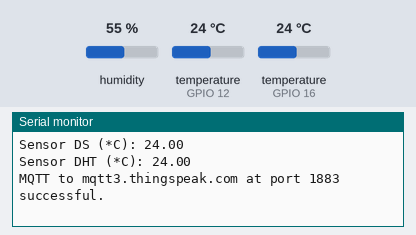
Recording of a sketch running on a simulated ESP32. Parts: the last lines printed to the serial monitor. The inputs (shaded band) are chosen by the test bench; at power-on: temperature (sensors on GPIO 12, GPIO 16) 24 °C, humidity 55 %. WiFi joins after 1.5 s; servers stay silent unless stated; no MQTT or app messages arrive unless stated.

Above: at 6.2 s.
6.3 s: temperature (sensor on GPIO 12) set to 12 °C
At 11.4 s:
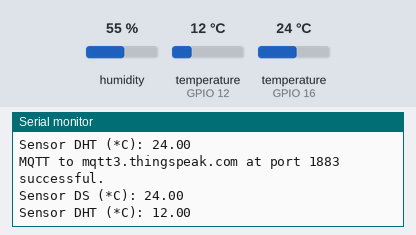
11.9 s: temperature (sensor on GPIO 16) set to 12 °C
At 15.8 s:
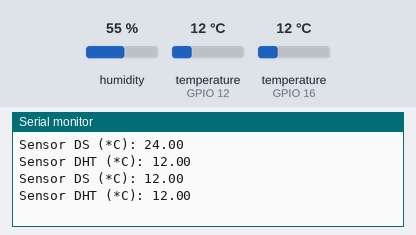
17.5 s: temperature (sensor on GPIO 12) set to 19 °C
At 21.4 s:
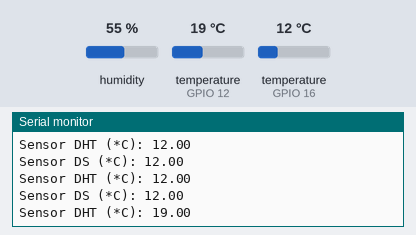
23.1 s: temperature (sensor on GPIO 16) set to 19 °C
At 25.9 s:
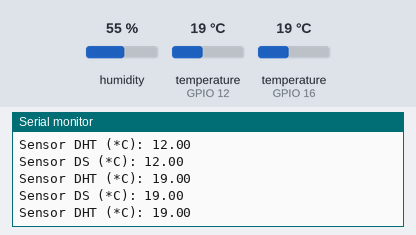
Timing chart, 0 to 27.4 s (numbered marks = the images above; inputs shaded):
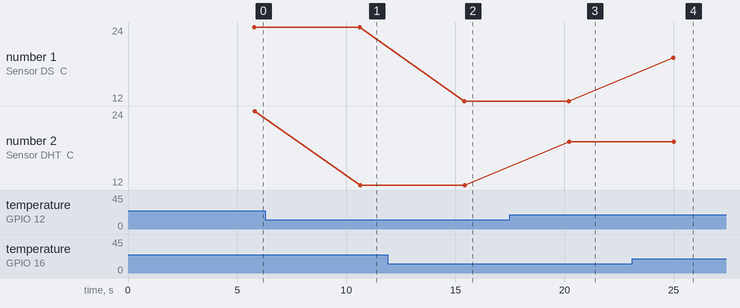

The sketch:

2.Thingspeak_MQTT_Loesung.ino
```cpp
#include <DHT.h>
#include <OneWire.h>
#include <DallasTemperature.h>
#include <WiFi.h>
#include <ThingSpeak.h>
#include <PubSubClient.h>                 //hier muss eine Bibliothek für MQTT eingebunden werden

#define DHT_PIN 12
#define ONE_WIRE_BUS 16
#define DHTTYPE DHT11

// uncomment to enable LCD-Display
// #define LCD_DISPLAY

// uncomment to subscribe MQTT-Channel (to get a message in Serial via subscription after publishing to a topic)
// #define MQTT_SUBSCRIBE

DHT dht(DHT_PIN, DHTTYPE);

#ifdef LCD_DISPLAY
  #include <LiquidCrystal_I2C.h>
  LiquidCrystal_I2C lcd (0x27, 16,2);
#endif

OneWire oneWire(ONE_WIRE_BUS);
DallasTemperature sensors(&oneWire);

// WLAN-Zugansdaten
const char* ssid = "AUSFUELLEN";
const char* password = "AUSFUELLEN";

WiFiClient wifiClient;
PubSubClient client(wifiClient);           //MQTT-Client erzeugen

const char* MQTT_SERVER = "mqtt3.thingspeak.com";
const long MQTT_PORT = 1883;

const long THINGSPEAK_CHANNEL = 490422;
const char MQTT_USERNAME[] = "AUSFUELLEN";
const char MQTT_PASSWORD[] = "AUSFUELLEN";
const char MQTT_CLIENTID[] = "AUSFUELLEN";


//globale Variablen zur Zeitmessung
unsigned long lastConnectionTime = 0;
const unsigned long postingInterval = 20L * 1000L; // Post data every 20 seconds.
long lastPublishMillis = 0;
int connectionDelay = 1;
int updateInterval = 15;

void setup(void){
  Serial.begin(115200);
  dht.begin();              // init DHT sensor
  sensors.begin();          // init DS18B20 sensors on OneWire bus
#ifdef LCD_DISPLAY
  lcd.init();               // init lcd1602 on I2C bus
  lcd.backlight();          // backlight on
#endif
  connectWiFi();

  //MQTT-Client wird initialisiert
  client.setServer( MQTT_SERVER, MQTT_PORT );
  client.setCallback( mqttSubscriptionCallback );
  client.setBufferSize( 2048 );

}

//hier wird wird der ESP mit dem WLAN verbunden
void connectWiFi(){
  WiFi.mode(WIFI_STA);
  Serial.print("Connecting to " + String(ssid));
  while(WiFi.status() != WL_CONNECTED){
    Serial.print(".");
    WiFi.begin(ssid, password);
    delay(5000);
  }
  Serial.print("IP address: ");
  Serial.println(WiFi.localIP());
}

void loop(void){

  //lcd.clear();

  // Temperatur aus dem BUS auslesen
  sensors.requestTemperatures();
  float tmpD = sensors.getTempCByIndex(0);
  String tmpDS = String(tmpD);
  Serial.print("Sensor DS (*C): ");
  Serial.println(tmpDS);

#ifdef LCD_DISPLAY
  lcd.setCursor(0,0);
  lcd.print("DS: " + tmpDS);
#endif

  //Temperatur des DHT11 auslesen
  float tmp = dht.readTemperature();
  String tmpDHT = "0";
  if (!isnan(tmp)) {
    tmpDHT = tmp;
  }
  Serial.print("Sensor DHT (*C): ");
  Serial.println(tmpDHT);
#ifdef LCD_DISPLAY
  lcd.setCursor(0,1);
  lcd.print("DHT: " + tmpDHT + "        ");
#endif

  //verbinden, falls noch nicht geschehen
  if (WiFi.status() != WL_CONNECTED) {
      connectWiFi();
  }
  if (!client.connected()) {
     mqttConnect();
#ifdef MQTT_SUBSCRIBE
     mqttSubscribe(THINGSPEAK_CHANNEL);
#endif
  }
  client.loop();
  // Update ThingSpeak channel periodically. The update results in the message to the subscriber.
  mqttPublish(THINGSPEAK_CHANNEL, (String("field1=" + String(tmp) + "&field2=" + String(tmpD) )));

  delay(4000);
}

void mqttConnect(){
  /*hier soll sich der ESP mit dem Thingspeak-MQTT Broker verbinden.
  bitte hier eine Schleife verwenden, damit eine Verbindung garantiert wird*/
  while ( !client.connected() ){
    // Connect to the MQTT broker.
    if ( client.connect( MQTT_CLIENTID, MQTT_USERNAME, MQTT_PASSWORD ) ) {
      Serial.print( "MQTT to " );
      Serial.print( MQTT_SERVER );
      Serial.print (" at port ");
      Serial.print( MQTT_PORT );
      Serial.println( " successful." );
    } else {
      Serial.print( "MQTT connection failed, rc = " );
      Serial.print( client.state() );
      Serial.println( " Will try again in a few seconds" );
      delay( connectionDelay*1000 );
    }
  }
}

void reconnect(){
  /*Hier soll sich der Client neu verbinden*/
  Serial.println("Attempting MQTT connection");
  if (client.connect(MQTT_CLIENTID, MQTT_USERNAME, MQTT_PASSWORD))  {
    Serial.println("Conn:"+ String(MQTT_SERVER) + " cl: " + String(MQTT_CLIENTID)+ " Uname:" + String(MQTT_USERNAME));
  } else {
    Serial.println("Failed to connect. Trying to reconnect in 2 seconds");
    delay(2000);
  }
}

void mqttSubscribe(long subChannelID){
  /*diese Funktion soll den übergebenen Channel abonieren*/
  String myTopic = "channels/"+String( subChannelID )+"/subscribe";
  client.subscribe(myTopic.c_str());
}

void mqttPublish(long pubChannelID, String message) {
  /*bei Aufruf dieser Funktion soll im übergebenen Channel eine Nachricht veröffentlicht werden
  Diese Nachricht soll verschiendene Felder beinhalten (Die beiden Temperaturen und vll die Luftfeuchtigkeit)*/
  String topicString ="channels/" + String( pubChannelID ) + "/publish";
  client.publish( topicString.c_str(), message.c_str() );
}

void mqttSubscriptionCallback( char* topic, byte* payload, unsigned int length ) {
  /*Diese Funktion wird aufgerufen, wenn ein abonnierter Channel geupdated wurde
  /Die empfangene Nachricht (payload) und das Topic sollen auf dem seriellen Monitor ausgegeben werden*/
  Serial.print("Message arrived [");
  Serial.print(topic);
  Serial.print("] ");
  for (int i = 0; i < length; i++) {
    Serial.print((char)payload[i]);
  }
  Serial.println();
}
```

Measured:
- after the input at 6.3 s, the serial monitor: prints a new line after 4.3 s (image 1)
- after the input at 11.9 s, the serial monitor: prints a new line after 3.5 s (image 2)
- after the input at 17.5 s, the serial monitor: prints a new line after 2.7 s (image 3)
- after the input at 23.1 s, the serial monitor: prints a new line after 1.9 s (image 4)
- plotted number 2: 24 → 12 after the input at 6.3 s, 12 → 19 after the input at 17.5 s
